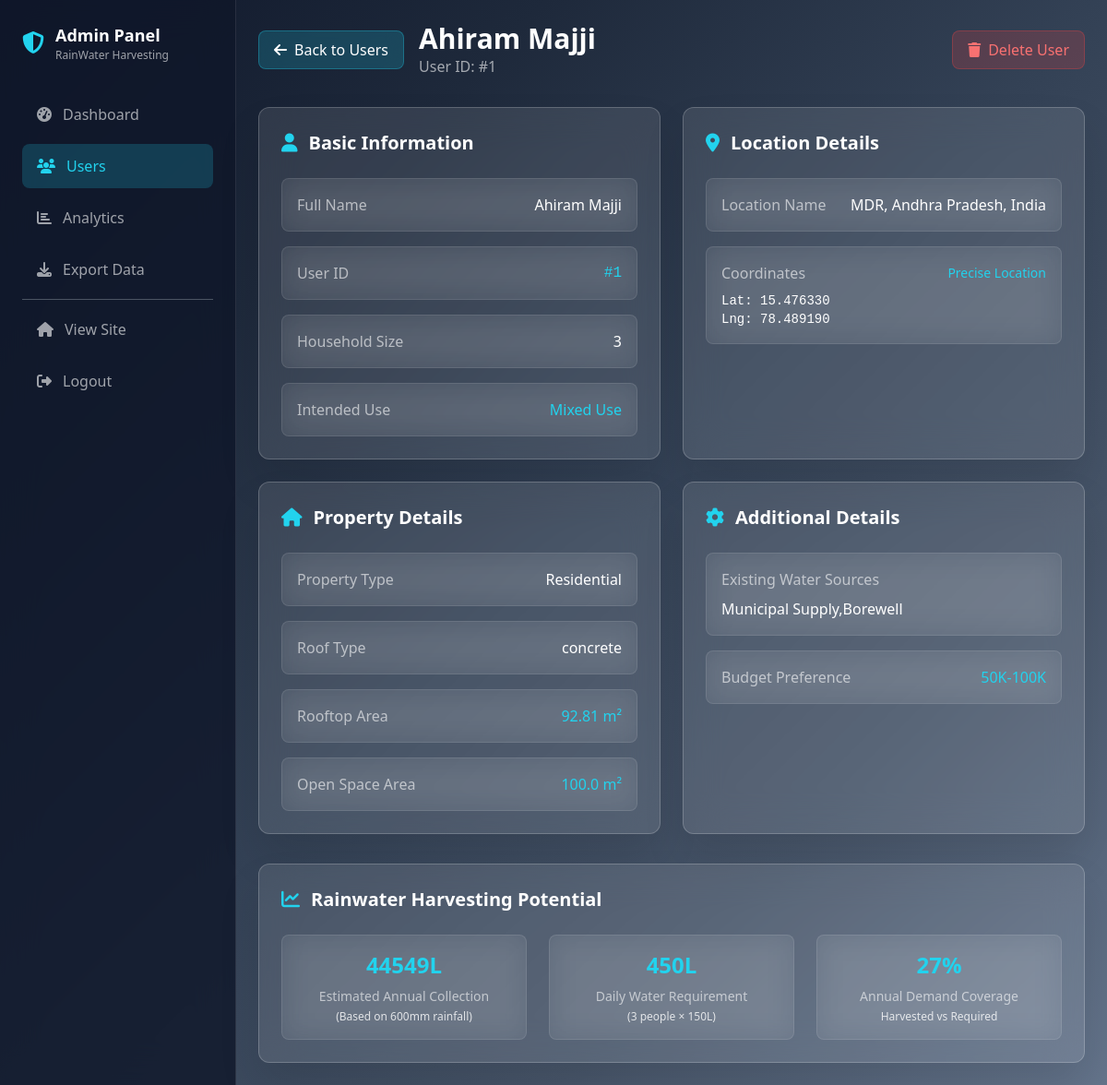
Page /admin/users/1 (signed in) on the committed database.
### app.py (models this page shows)
class UserInput(db.Model):
    id = db.Column(db.Integer, primary_key=True)
    name = db.Column(db.String(80), nullable=False)
    location_name = db.Column(db.String(120), nullable=False)
    user_lat = db.Column(db.Float)
    user_lon = db.Column(db.Float)
    household_size = db.Column(db.Integer)
    rooftop_area = db.Column(db.Float)
    open_space_area = db.Column(db.Float)  # NEW FIELD
    roof_type = db.Column(db.String(50))
    property_type = db.Column(db.String(50))  # NEW FIELD
    existing_water_sources = db.Column(db.String(200))  # NEW FIELD
    budget_preference = db.Column(db.String(50))  # NEW FIELD
    intended_use = db.Column(db.String(100))  # NEW FIELD

### app.py (the view)
@app.route('/admin/users/<int:user_id>')
@admin_required
def admin_user_detail(user_id):
    user = UserInput.query.get_or_404(user_id)
    return render_template('admin/user_detail.html', user=user)

### app.py (called while the page is built)
@login_manager.user_loader
def load_user(user_id):
    user = AdminUser.query.get(int(user_id))
    if user:
        return user
    return RegularUser.query.get(int(user_id))

def admin_required(f):
    @wraps(f)
    def decorated_function(*args, **kwargs):
        if not current_user.is_authenticated:
            return redirect(url_for('admin_login'))
        return f(*args, **kwargs)
    return decorated_function

### templates/admin/user_detail.html (shortened to what this page needs)
<!DOCTYPE html>
<html lang="en">
<head>
  <link href="https://cdn.jsdelivr.net/npm/tailwindcss@2.2.19/dist/tailwind.min.css" rel="stylesheet">
  <link rel="stylesheet" href="https://cdnjs.cloudflare.com/ajax/libs/font-awesome/6.4.0/css/all.min.css">
</head>
<body>
  <div class="flex min-h-screen">
    <aside class="sidebar w-64 p-6">
      <div class="mb-8">
        <div class="flex items-center space-x-3">
          <i class="fas fa-shield-alt text-2xl text-primary"></i>
          <div>
            <h1 class="text-lg font-bold text-white">Admin Panel</h1>
            <p class="text-xs text-muted">RainWater Harvesting</p>
          </div>
        </div>
      </div>
      <nav class="space-y-2">
        <a href="{{ url_for('admin_dashboard') }}" class="nav-item flex items-center space-x-3 px-4 py-3 text-muted hover:text-white">
          <i class="fas fa-tachometer-alt"></i>
          <span>Dashboard</span>
        </a>
        <a href="{{ url_for('admin_users') }}" class="nav-item active flex items-center space-x-3 px-4 py-3 text-white">
          <i class="fas fa-users"></i>
          <span>Users</span>
        </a>
        <a href="{{ url_for('admin_analytics') }}" class="nav-item flex items-center space-x-3 px-4 py-3 text-muted hover:text-white">
          <i class="fas fa-chart-bar"></i>
          <span>Analytics</span>
        </a>
        <a href="{{ url_for('admin_export_users') }}" class="nav-item flex items-center space-x-3 px-4 py-3 text-muted hover:text-white">
          <i class="fas fa-download"></i>
          <span>Export Data</span>
        </a>
        <div class="border-t border-gray-600 my-4"></div>
        <a href="{{ url_for('index_page') }}" class="nav-item flex items-center space-x-3 px-4 py-3 text-muted hover:text-white">
          <i class="fas fa-home"></i>
          <span>View Site</span>
        </a>
        <a href="{{ url_for('admin_logout') }}" class="nav-item flex items-center space-x-3 px-4 py-3 text-muted hover:text-white">
          <i class="fas fa-sign-out-alt"></i>
          <span>Logout</span>
        </a>
      </nav>
    </aside>
    <main class="flex-1 p-6">
      <header class="mb-8">
        <div class="flex items-center justify-between">
          <div class="flex items-center space-x-4">
            <a href="{{ url_for('admin_users') }}" class="glass-button px-4 py-2 rounded-lg text-white flex items-center space-x-2">
              <i class="fas fa-arrow-left"></i>
              <span>Back to Users</span>
            </a>
            <div>
              <h1 class="text-3xl font-bold text-white">{{ user.name }}</h1>
              <p class="text-muted">User ID: #{{ user.id }}</p>
            </div>
          </div>
          <div class="flex items-center space-x-3">
            <form method="POST" action="{{ url_for('admin_delete_user', user_id=user.id) }}"
                  class="inline" onsubmit="return confirmDelete()">
              <button type="submit" class="delete-btn px-4 py-2 rounded-lg flex items-center space-x-2">
                <i class="fas fa-trash"></i>
                <span>Delete User</span>
              </button>
            </form>
          </div>
        </div>
      </header>
      <div class="grid grid-cols-1 lg:grid-cols-2 gap-6">
        <div class="glass-card rounded-xl p-6">
          <h2 class="text-xl font-bold text-white mb-6 flex items-center">
            <i class="fas fa-user text-primary mr-3"></i>
            Basic Information
          </h2>
          <div class="space-y-4">
            <div class="info-card rounded-lg p-4">
              <div class="flex items-center justify-between">
                <span class="text-muted">Full Name</span>
                <span class="text-white font-medium">{{ user.name }}</span>
              </div>
            </div>
            <div class="info-card rounded-lg p-4">
              <div class="flex items-center justify-between">
                <span class="text-muted">User ID</span>
                <span class="text-primary font-mono">#{{ user.id }}</span>
              </div>
            </div>
            <div class="info-card rounded-lg p-4">
              <div class="flex items-center justify-between">
                <span class="text-muted">Household Size</span>
                <span class="text-white font-medium">{{ user.household_size or 'Not specified' }}</span>
              </div>
            </div>
            {% if user.intended_use %}
            <div class="info-card rounded-lg p-4">
              <div class="flex items-center justify-between">
                <span class="text-muted">Intended Use</span>
                <span class="text-primary font-medium">{{ user.intended_use.title() }}</span>
              </div>
            </div>
            {% endif %}
          </div>
        </div>
        <div class="glass-card rounded-xl p-6">
          <h2 class="text-xl font-bold text-white mb-6 flex items-center">
            <i class="fas fa-map-marker-alt text-primary mr-3"></i>
            Location Details
          </h2>
          <div class="space-y-4">
            <div class="info-card rounded-lg p-4">
              <div class="flex items-center justify-between">
                <span class="text-muted">Location Name</span>
                <span class="text-white font-medium">{{ user.location_name }}</span>
              </div>
            </div>
            {% if user.user_lat and user.user_lon %}
            <div class="info-card rounded-lg p-4">
              <div>
                <div class="flex items-center justify-between mb-2">
                  <span class="text-muted">Coordinates</span>
                  <span class="text-primary text-sm">Precise Location</span>
                </div>
                <div class="text-white font-mono text-sm">
                  <div>Lat: {{ "%.6f"|format(user.user_lat) }}</div>
                  <div>Lng: {{ "%.6f"|format(user.user_lon) }}</div>
                </div>
              </div>
            </div>
            {% endif %}
          </div>
        </div>
        <div class="glass-card rounded-xl p-6">
          <h2 class="text-xl font-bold text-white mb-6 flex items-center">
            <i class="fas fa-home text-primary mr-3"></i>
            Property Details
          </h2>
          <div class="space-y-4">
            {% if user.property_type %}
            <div class="info-card rounded-lg p-4">
              <div class="flex items-center justify-between">
                <span class="text-muted">Property Type</span>
                <span class="text-white font-medium">{{ user.property_type }}</span>
              </div>
            </div>
            {% endif %}
            {% if user.roof_type %}
            <div class="info-card rounded-lg p-4">
              <div class="flex items-center justify-between">
                <span class="text-muted">Roof Type</span>
                <span class="text-white font-medium">{{ user.roof_type }}</span>
              </div>
            </div>
            {% endif %}
            {% if user.rooftop_area %}
            <div class="info-card rounded-lg p-4">
              <div class="flex items-center justify-between">
                <span class="text-muted">Rooftop Area</span>
                <span class="text-primary font-medium">{{ user.rooftop_area }} m²</span>
              </div>
            </div>
            {% endif %}
            {% if user.open_space_area %}
            <div class="info-card rounded-lg p-4">
              <div class="flex items-center justify-between">
                <span class="text-muted">Open Space Area</span>
                <span class="text-primary font-medium">{{ user.open_space_area }} m²</span>
              </div>
            </div>
            {% endif %}
          </div>
        </div>
        <div class="glass-card rounded-xl p-6">
          <h2 class="text-xl font-bold text-white mb-6 flex items-center">
            <i class="fas fa-cog text-primary mr-3"></i>
            Additional Details
          </h2>
          <div class="space-y-4">
            {% if user.existing_water_sources %}
            <div class="info-card rounded-lg p-4">
              <div>
                <span class="text-muted block mb-2">Existing Water Sources</span>
                <span class="text-white">{{ user.existing_water_sources }}</span>
              </div>
            </div>
            {% endif %}
            {% if user.budget_preference %}
            <div class="info-card rounded-lg p-4">
              <div class="flex items-center justify-between">
                <span class="text-muted">Budget Preference</span>
                <span class="text-primary font-medium">{{ user.budget_preference.title() }}</span>
              </div>
            </div>
            {% endif %}
          </div>
        </div>
      </div>
      <div class="mt-8">
        <div class="glass-card rounded-xl p-6">
          <h2 class="text-xl font-bold text-white mb-6 flex items-center">
            <i class="fas fa-chart-line text-primary mr-3"></i>
            Rainwater Harvesting Potential
          </h2>
          <div class="grid grid-cols-1 md:grid-cols-3 gap-6">
            {% if user.rooftop_area %}
            <div class="info-card rounded-lg p-4 text-center">
              <div class="text-2xl font-bold text-primary mb-2">
                {{ (user.rooftop_area * 0.8 * 600)|round|int }}L
              </div>
              <div class="text-muted text-sm">Estimated Annual Collection</div>
              <div class="text-xs text-secondary mt-1">(Based on 600mm rainfall)</div>
            </div>
            {% endif %}
            <div class="info-card rounded-lg p-4 text-center">
              <div class="text-2xl font-bold text-primary mb-2">
                {{ (user.household_size * 150) if user.household_size else 600 }}L
              </div>
              <div class="text-muted text-sm">Daily Water Requirement</div>
              <div class="text-xs text-secondary mt-1">({{ user.household_size or 4 }} people × 150L)</div>
            </div>
            {% if user.rooftop_area and user.household_size %}
            <div class="info-card rounded-lg p-4 text-center">
              <div class="text-2xl font-bold text-primary mb-2">
                {{ ((user.rooftop_area * 0.8 * 600) / (user.household_size * 150 * 365) * 100)|round|int }}%
              </div>
              <div class="text-muted text-sm">Annual Demand Coverage</div>
              <div class="text-xs text-secondary mt-1">Harvested vs Required</div>
            </div>
            {% endif %}
          </div>
        </div>
      </div>
    </main>
  </div>
</body>
</html>

### templates/admin/user_detail.html (style rules this page uses)
body { background: linear-gradient(135deg, #0f172a 0%, #1e293b 25%, #334155 50%, #475569 75%, #64748b 100%); min-height: 100vh; }
.glass-card { background: rgba(255, 255, 255, 0.1); backdrop-filter: blur(20px); border: 1px solid rgba(255, 255, 255, 0.2); box-shadow: 0 25px 45px rgba(0, 0, 0, 0.1); }
.glass-button { background: rgba(34, 211, 238, 0.2); backdrop-filter: blur(10px); border: 1px solid rgba(34, 211, 238, 0.3); transition: all 0.3s ease; }
.sidebar { background: rgba(15, 23, 42, 0.8); backdrop-filter: blur(20px); border-right: 1px solid rgba(255, 255, 255, 0.1); }
.nav-item { transition: all 0.3s ease; border-radius: 8px; margin: 4px 0; }
.nav-item:hover, .nav-item.active { background: rgba(34, 211, 238, 0.2); color: #22d3ee; }
.text-primary { color: #22d3ee; }
.text-secondary { color: rgba(255, 255, 255, 0.8); }
.text-muted { color: rgba(255, 255, 255, 0.6); }
.info-card { background: rgba(255, 255, 255, 0.05); backdrop-filter: blur(15px); border: 1px solid rgba(255, 255, 255, 0.1); }
.delete-btn { background: rgba(239, 68, 68, 0.2); border: 1px solid rgba(239, 68, 68, 0.3); color: #f87171; }

### rows in the picture
UserInput: name "Ahiram Majji", id "1", household_size "3", intended_use "Mixed Use", location_name "MDR, Andhra Pradesh, India", user_lat "15.476330", user_lon "78.489190", property_type "Residential", roof_type "concrete", rooftop_area "92.81", open_space_area "100.0", existing_water_sources "Municipal Supply,Borewell", budget_preference "50K-100K", (user.rooftop_area*0.8*600)|round|int "44549", (user.household_size*150)ifuser.household_sizeelse600 "450", rooftop_area+household_size "27"
